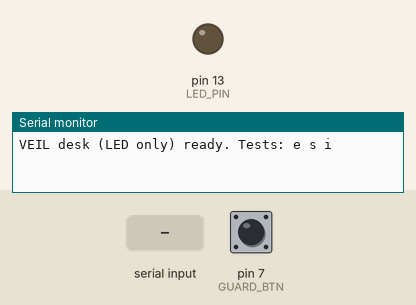
Bench run of a sketch on a simulated Arduino Leonardo, built with avr-gcc and run on an emulated ATmega32U4. On the bench: output pins drawn as LEDs (lit = HIGH), the last lines printed to the serial monitor. Dashed ring = blinking. The test bench sets the inputs (shaded band); at power-on: pin 7 (GUARD_BTN) HIGH.

Above: at 1.2 s.
1.3 s: "s90\n" received over Serial
At 1.87 s:
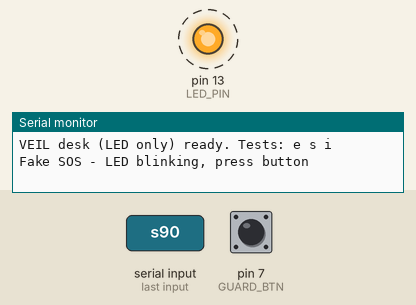
4.3 s: pin 7 (GUARD_BTN) pulled LOW for 0.15 s
6.1 s: byte 101 ('e') received over Serial
At 6.9 s:
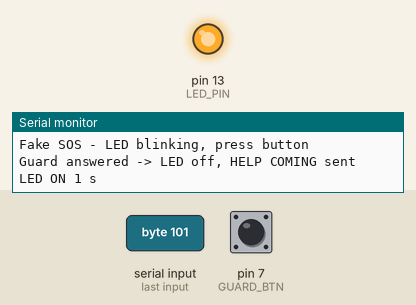
9.1 s: "SOS\n" received over the second serial link
At 9.37 s:
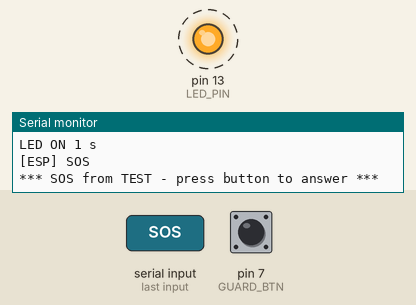
Timing chart, 0 to 16.1 s (numbered marks = the images above; inputs shaded):
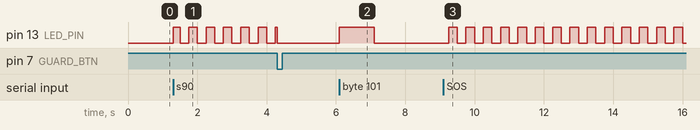

Measured:
- after the input at 1.3 s, pin 13 (LED_PIN): alternates HIGH for 0.25 s and LOW for 0.25 s, starting at once
- after the input at 6.1 s, pin 13 (LED_PIN): LOW → HIGH at once, → LOW 1.0 s later
- after the input at 9.1 s, pin 13 (LED_PIN): alternates HIGH for 0.25 s and LOW for 0.25 s, starting after 0.15 s

The sketch:

veil_desk_led.ino
```cpp
// VEIL GUARD DESK - LED ONLY (no buzzer, no LCD)   Board: Arduino Leonardo
// LED:    D13 -> 220R -> LED long leg, short leg -> GND
// Button: D7 -> button -> GND
// ESP:    ESP GPIO17 -> D0 (RX)    D10 -> 1k -> ESP GPIO27    5V -> ESP VIN    GND -> ESP GND
//
// SOS from basement    -> LED blinks
// Guard presses button -> LED stops + HELP COMING sent to bracelet (bracelet buzzes 3x)
// Serial Monitor 9600 tests:  e = LED 1 s   s = fake SOS   i = status

const int LED_PIN = 13, GUARD_BTN = 7, ACK_OUT = 10;
#define esp Serial1               // RX = D0 (from ESP GPIO17)

bool sosOn = false;
int sosId = 0;
unsigned long lastMsg = 0, ackAt = 0;
String line = "", lastLine = "";

String who(int id) { return id == 1 ? "KEYCHAIN" : id == 2 ? "BRACELET" : "TEST"; }

void ackPulse() {                 // pull ESP GPIO27 LOW 300 ms (never sends 5V)
  digitalWrite(ACK_OUT, LOW); pinMode(ACK_OUT, OUTPUT);
  delay(300);
  pinMode(ACK_OUT, INPUT);
}

void handle(String s) {
  s.trim(); if (s.length() == 0) return;
  lastMsg = millis();
  if (s != lastLine) { Serial.print("[ESP] "); Serial.println(s); lastLine = s; }
  if (s.startsWith("SOS") && !sosOn && millis() - ackAt > 3000) {
    sosOn = true; sosId = s.substring(4).toInt();
    Serial.print("*** SOS from "); Serial.print(who(sosId)); Serial.println(" - press button to answer ***");
  }
  if (s == "IDLE" && sosOn && sosId != 9) { sosOn = false; digitalWrite(LED_PIN, LOW); Serial.println("SOS cleared by ESP"); }
}

void setup() {
  pinMode(LED_PIN, OUTPUT); digitalWrite(LED_PIN, LOW);
  pinMode(GUARD_BTN, INPUT_PULLUP);
  pinMode(ACK_OUT, INPUT);
  Serial.begin(9600);
  unsigned long t0 = millis(); while (!Serial && millis() - t0 < 2000);
  esp.begin(9600);
  Serial.println("VEIL desk (LED only) ready. Tests: e s i");
}

void loop() {
  // 1. messages from ESP
  while (esp.available()) {
    char c = esp.read();
    if (c == '\n') { handle(line); line = ""; }
    else if (c != '\r' && line.length() < 20) line += c;
  }

  // 2. guard button
  static bool lastBtn = HIGH; static unsigned long btnT = 0;
  bool btn = digitalRead(GUARD_BTN);
  if (btn != lastBtn && millis() - btnT > 50) {
    btnT = millis(); lastBtn = btn;
    if (btn == LOW) {
      if (sosOn) {
        sosOn = false; ackAt = millis();
        digitalWrite(LED_PIN, LOW);                   // LED stops
        ackPulse();                                   // tell ESP -> HELP COMING to bracelet
        Serial.println("Guard answered -> LED off, HELP COMING sent");
      } else Serial.println("[BUTTON] pressed (no SOS active - button works)");
    }
  }

  // 3. tests
  if (Serial.available()) {
    char c = Serial.read();
    if (c == 'e') { Serial.println("LED ON 1 s"); digitalWrite(LED_PIN, HIGH); delay(1000); digitalWrite(LED_PIN, LOW); }
    else if (c == 's') { sosOn = true; sosId = 9; Serial.println("Fake SOS - LED blinking, press button"); }
    else if (c == 'i') {
      Serial.print("ESP link: ");
      if (lastMsg == 0) Serial.println("NEVER heard ESP (check GPIO17 -> D0, GND)");
      else { Serial.print("last msg "); Serial.print((millis() - lastMsg) / 1000.0); Serial.println(" s ago"); }
      Serial.print("SOS: "); Serial.println(sosOn ? "ACTIVE" : "none");
      Serial.print("Button: "); Serial.println(digitalRead(GUARD_BTN) == LOW ? "PRESSED" : "up");
    }
  }

  // 4. LED blinks while SOS is active
  if (sosOn) digitalWrite(LED_PIN, (millis() / 250) % 2);
}
```
